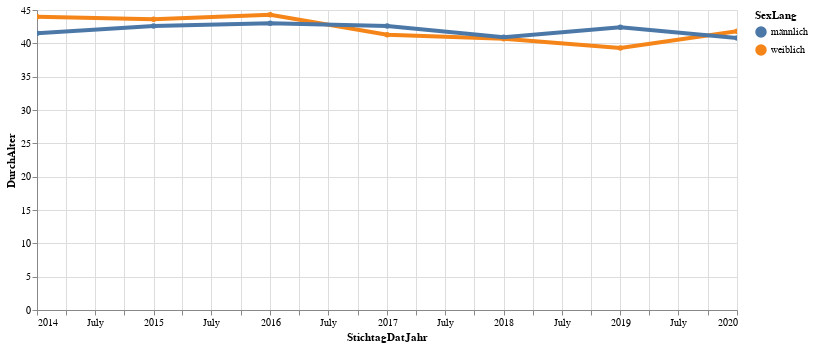

Source (notebook cell):
### Code cell
# mySelection = data2betested[(data2betested.HerkunftKombCd == 1) & (data2betested.SexLang == "männlich")]
mySelection = data2betested
mySelection2 = data2betested[(data2betested.DurchAlter != 0) & (data2betested.SexLang == "weiblich")]
mySelection3 = data2betested[(data2betested.DurchAlter != 0) & (data2betested.SexLang == "männlich")]
mySelection4 = data2betested[(data2betested.DurchAlter != 0) & (data2betested.SexLang == "weiblich")]

highlight = alt.selection(type='single', on='mouseover',
                          fields=['SexLang'], nearest=True)
#x='date:StichtagDatJahr',
base = alt.Chart(mySelection).encode(
    x='StichtagDatJahr',
    y='DurchAlter',
    color='SexLang'
)

# second = alt.Chart(mySelection2).encode(
#     x='StichtagDatJahr',
#     y='DurchAlter',
#     color='SexLang'
# )

# third = alt.Chart(mySelection3).encode(
#     x='StichtagDatJahr',
#     y='Anzahl',
#     color='HerkunftKomb'
# )

# fourth = alt.Chart(mySelection4).encode(
#     x='StichtagDatJahr',
#     y='Anzahl',
#     color='HerkunftKomb'
# )


points = base.mark_circle().encode(
    opacity=alt.value(2)
).add_selection(
    highlight
).properties(
    width=700 , height=300
)

lines4 = fourth.mark_line().encode(
    size=alt.condition(~highlight, alt.value(1.5), alt.value(4))
)

lines3 = third.mark_line().encode(
    size=alt.condition(~highlight, alt.value(1.5), alt.value(4))
)

lines2 = second.mark_line().encode(
    size=alt.condition(~highlight, alt.value(1.5), alt.value(4))
)

lines = base.mark_line().encode(
    size=alt.condition(~highlight, alt.value(1.5), alt.value(4))
).interactive()



points + lines #+ lines2

### Figure 1 — Vega-Lite specification as saved in the notebook (floating-point values rounded to 4 significant figures)
{"config": {"view": {"continuousWidth": 400, "continuousHeight": 300}}, "layer": [{"mark": "circle", "encoding": {"color": {"type": "nominal", "field": "SexLang"}, "opacity": {"value": 2}, "x": {"type": "temporal", "field": "StichtagDatJahr"}, "y": {"type": "quantitative", "field": "DurchAlter"}}, "height": 300, "selection": {"selector005": {"type": "single", "on": "mouseover", "fields": ["SexLang"], "nearest": true}}, "width": 700}, {"mark": "line", "encoding": {"color": {"type": "nominal", "field": "SexLang"}, "size": {"condition": {"value": 1.5, "selection": {"not": "selector005"}}, "value": 4}, "x": {"type": "temporal", "field": "StichtagDatJahr"}, "y": {"type": "quantitative", "field": "DurchAlter"}}, "selection": {"selector006": {"type": "interval", "bind": "scales", "encodings": ["x", "y"]}}}], "data": {"name": "data-ef8ab7575b8ca05302a4ddbe4b05082f"}, "$schema": "https://vega.github.io/schema/vega-lite/v4.8.1.json", "datasets": {"data-ef8ab7575b8ca05302a4ddbe4b05082f": [{"EreignisDatJahr": 2014, "SexLang": "weiblich", "SexCd": 2, "DurchAlter": 44.0, "StichtagDatJahr": "2014-01-01T00:00:00"}, {"EreignisDatJahr": 2014, "SexLang": "männlich", "SexCd": 1, "DurchAlter": 41.5, "StichtagDatJahr": "2014-01-01T00:00:00"}, {"EreignisDatJahr": 2015, "SexLang": "weiblich", "SexCd": 2, "DurchAlter": 43.6, "StichtagDatJahr": "2015-01-01T00:00:00"}, {"EreignisDatJahr": 2015, "SexLang": "männlich", "SexCd": 1, "DurchAlter": 42.6, "StichtagDatJahr": "2015-01-01T00:00:00"}, {"EreignisDatJahr": 2016, "SexLang": "weiblich", "SexCd": 2, "DurchAlter": 44.3, "StichtagDatJahr": "2016-01-01T00:00:00"}, {"EreignisDatJahr": 2016, "SexLang": "männlich", "SexCd": 1, "DurchAlter": 43.0, "StichtagDatJahr": "2016-01-01T00:00:00"}, {"EreignisDatJahr": 2017, "SexLang": "weiblich", "SexCd": 2, "DurchAlter": 41.3, "StichtagDatJahr": "2017-01-01T00:00:00"}, {"EreignisDatJahr": 2017, "SexLang": "männlich", "SexCd": 1, "DurchAlter": 42.6, "StichtagDatJahr": "2017-01-01T00:00:00"}, {"EreignisDatJahr": 2018, "SexLang": "weiblich", "SexCd": 2, "DurchAlter": 40.7, "StichtagDatJahr": "2018-01-01T00:00:00"}, {"EreignisDatJahr": 2018, "SexLang": "männlich", "SexCd": 1, "DurchAlter": 40.9, "StichtagDatJahr": "2018-01-01T00:00:00"}, {"EreignisDatJahr": 2019, "SexLang": "weiblich", "SexCd": 2, "DurchAlter": 39.3, "StichtagDatJahr": "2019-01-01T00:00:00"}, {"EreignisDatJahr": 2019, "SexLang": "männlich", "SexCd": 1, "DurchAlter": 42.4, "StichtagDatJahr": "2019-01-01T00:00:00"}, {"EreignisDatJahr": 2020, "SexLang": "weiblich", "SexCd": 2, "DurchAlter": 41.8, "StichtagDatJahr": "2020-01-01T00:00:00"}, {"EreignisDatJahr": 2020, "SexLang": "männlich", "SexCd": 1, "DurchAlter": 40.8, "StichtagDatJahr": "2020-01-01T00:00:00"}]}}
